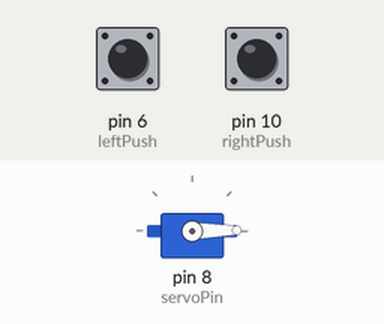
A sketch run on a simulated Arduino Uno, built with avr-gcc and run on an emulated ATmega328P. On the bench: servo. Inputs (shaded band) come from the test bench; at power-on: pin 10 (rightPush) HIGH, pin 6 (leftPush) HIGH.

Above: at 1.2 s.
1.3 s: pin 10 (rightPush) pulled LOW for 1 s
3.8 s: pin 10 (rightPush) pulled LOW for 3.2 s
8.5 s: pin 10 (rightPush) pulled LOW for 1 s
At 9.8 s:
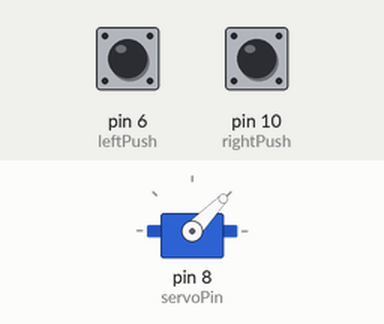
11.5 s: pin 6 (leftPush) pulled LOW for 0.15 s
At 12.4 s:
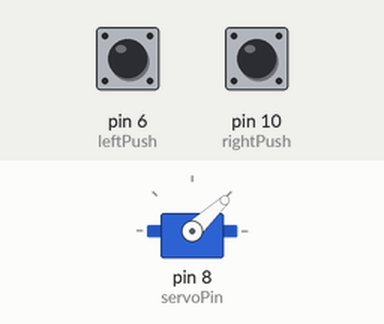
13.1 s: pin 10 (rightPush) pulled LOW for 3.2 s
At 17.2 s:
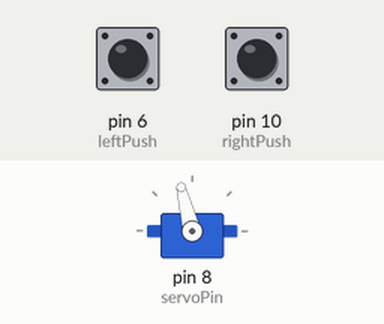
17.8 s: pin 10 (rightPush) pulled LOW for 3.2 s
At 22.4 s:
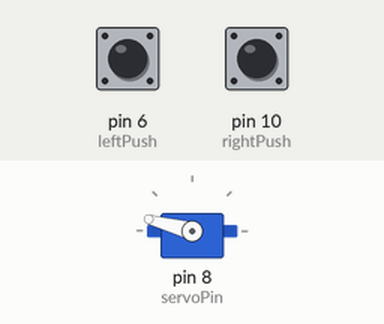
Timing chart, 0 to 23.5 s (numbered marks = the images above; inputs shaded):
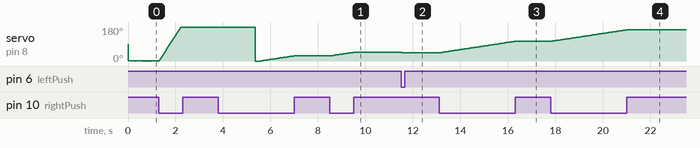

The sketch:

Controlling_Servo_with_2_Push_Buttons.ino
```cpp
#include <Servo.h>
const int servoPin = 8;
const int rightPush = 10, leftPush = 6;
Servo myServo;
int angle = 0;
void setup() {
  pinMode(rightPush, INPUT_PULLUP);
  pinMode(leftPush, INPUT_PULLUP);
  myServo.attach(servoPin);
  Serial.begin(9600);
}

void loop() {
  if(digitalRead(leftPush) == HIGH)
  {
    angle++;
    delay(5);
    myServo.write(angle);
  }
  if(digitalRead(rightPush) == HIGH){
    angle--;
    delay(5);
    myServo.write(angle);

  }
}
```

Measured:
- after the input at 8.5 s, servo on pin 8 (servoPin): moves from 27° to 46° over 0.95 s, starting at once
- after the input at 11.5 s, servo on pin 8 (servoPin): 46° → 43° at once
- after the input at 13.1 s, servo on pin 8 (servoPin): moves from 43° to 104° over 3.2 s, starting at once
- after the input at 17.8 s, servo on pin 8 (servoPin): moves from 104° to 165° over 3.2 s, starting at once
